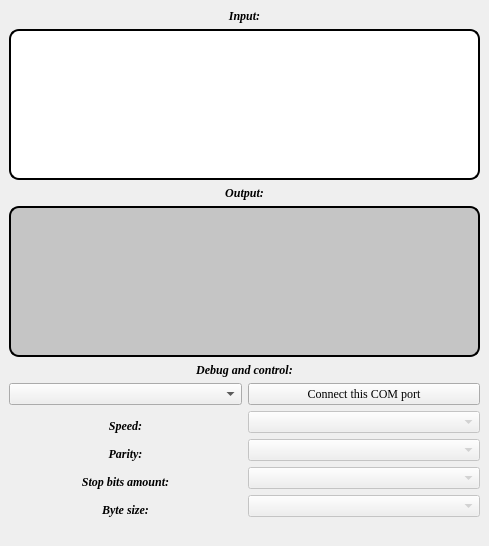
<?xml version="1.0" encoding="UTF-8"?>
<ui version="4.0">
 <class>MainWindow</class>
 <widget class="QMainWindow" name="MainWindow">
  <property name="geometry">
   <rect>
    <x>0</x>
    <y>0</y>
    <width>489</width>
    <height>546</height>
   </rect>
  </property>
  <property name="windowTitle">
   <string>MainWindow</string>
  </property>
  <widget class="QWidget" name="centralwidget">
   <layout class="QGridLayout" name="gridLayout_6">
    <item row="0" column="0">
     <widget class="QLabel" name="inputLabel">
      <property name="font">
       <font>
        <family>Times New Roman</family>
        <pointsize>9</pointsize>
        <weight>75</weight>
        <italic>true</italic>
        <bold>true</bold>
       </font>
      </property>
      <property name="text">
       <string>Input:</string>
      </property>
      <property name="alignment">
       <set>Qt::AlignCenter</set>
      </property>
     </widget>
    </item>
    <item row="1" column="0">
     <widget class="QTextEdit" name="inputEdit">
      <property name="enabled">
       <bool>false</bool>
      </property>
      <property name="font">
       <font>
        <family>Times New Roman</family>
       </font>
      </property>
      <property name="mouseTracking">
       <bool>false</bool>
      </property>
      <property name="focusPolicy">
       <enum>Qt::StrongFocus</enum>
      </property>
      <property name="contextMenuPolicy">
       <enum>Qt::DefaultContextMenu</enum>
      </property>
      <property name="acceptDrops">
       <bool>false</bool>
      </property>
      <property name="styleSheet">
       <string notr="true">border: 2px solid;
border-radius:10px;
background-color: rgb(255, 255, 255);
</string>
      </property>
      <property name="textInteractionFlags">
       <set>Qt::TextEditorInteraction</set>
      </property>
     </widget>
    </item>
    <item row="2" column="0">
     <widget class="QLabel" name="outputLabel">
      <property name="font">
       <font>
        <family>Times New Roman</family>
        <pointsize>9</pointsize>
        <weight>75</weight>
        <italic>true</italic>
        <bold>true</bold>
       </font>
      </property>
      <property name="text">
       <string>Output:</string>
      </property>
      <property name="alignment">
       <set>Qt::AlignCenter</set>
      </property>
     </widget>
    </item>
    <item row="3" column="0">
     <widget class="QTextEdit" name="outputEdit">
      <property name="font">
       <font>
        <family>Times New Roman</family>
       </font>
      </property>
      <property name="autoFillBackground">
       <bool>false</bool>
      </property>
      <property name="styleSheet">
       <string notr="true">background-color : rgb(197, 197, 197);
border: 2px solid;
border-radius:10px;</string>
      </property>
      <property name="readOnly">
       <bool>true</bool>
      </property>
     </widget>
    </item>
    <item row="4" column="0">
     <layout class="QGridLayout" name="gridLayout_5">
      <item row="0" column="0" colspan="2">
       <widget class="QLabel" name="controlAndDebugLabel">
        <property name="font">
         <font>
          <family>Times New Roman</family>
          <pointsize>9</pointsize>
          <weight>75</weight>
          <italic>true</italic>
          <bold>true</bold>
         </font>
        </property>
        <property name="text">
         <string>Debug and control:</string>
        </property>
        <property name="alignment">
         <set>Qt::AlignCenter</set>
        </property>
       </widget>
      </item>
      <item row="1" column="0" colspan="2">
       <layout class="QGridLayout" name="gridLayout">
        <item row="1" column="0">
         <widget class="QLabel" name="speedLabel">
          <property name="font">
           <font>
            <family>Times New Roman</family>
            <pointsize>9</pointsize>
            <weight>75</weight>
            <italic>true</italic>
            <bold>true</bold>
           </font>
          </property>
          <property name="text">
           <string>Speed:</string>
          </property>
          <property name="alignment">
           <set>Qt::AlignBottom|Qt::AlignHCenter</set>
          </property>
         </widget>
        </item>
        <item row="1" column="1">
         <widget class="QComboBox" name="speedList">
          <property name="enabled">
           <bool>false</bool>
          </property>
         </widget>
        </item>
        <item row="0" column="0">
         <widget class="QComboBox" name="availableComPortsList"/>
        </item>
        <item row="0" column="1">
         <widget class="QPushButton" name="selectComPortButton">
          <property name="font">
           <font>
            <family>Times New Roman</family>
            <pointsize>9</pointsize>
           </font>
          </property>
          <property name="styleSheet">
           <string notr="true"/>
          </property>
          <property name="text">
           <string>Connect this COM port</string>
          </property>
         </widget>
        </item>
       </layout>
      </item>
      <item row="2" column="0" colspan="2">
       <layout class="QGridLayout" name="gridLayout_2">
        <item row="0" column="0">
         <widget class="QLabel" name="parityLabel">
          <property name="font">
           <font>
            <family>Times New Roman</family>
            <pointsize>9</pointsize>
            <weight>75</weight>
            <italic>true</italic>
            <bold>true</bold>
           </font>
          </property>
          <property name="text">
           <string>Parity:</string>
          </property>
          <property name="alignment">
           <set>Qt::AlignBottom|Qt::AlignHCenter</set>
          </property>
         </widget>
        </item>
        <item row="0" column="1">
         <widget class="QComboBox" name="parityList">
          <property name="enabled">
           <bool>false</bool>
          </property>
         </widget>
        </item>
       </layout>
      </item>
      <item row="4" column="0" colspan="2">
       <layout class="QGridLayout" name="gridLayout_4">
        <item row="0" column="1">
         <widget class="QComboBox" name="byteSizeList">
          <property name="enabled">
           <bool>false</bool>
          </property>
         </widget>
        </item>
        <item row="1" column="1">
         <widget class="QLabel" name="stateValueLabel">
          <property name="font">
           <font>
            <family>Times New Roman</family>
           </font>
          </property>
          <property name="text">
           <string/>
          </property>
          <property name="alignment">
           <set>Qt::AlignCenter</set>
          </property>
         </widget>
        </item>
        <item row="0" column="0">
         <widget class="QLabel" name="byteSizeLabel">
          <property name="font">
           <font>
            <family>Times New Roman</family>
            <pointsize>9</pointsize>
            <weight>75</weight>
            <italic>true</italic>
            <bold>true</bold>
           </font>
          </property>
          <property name="text">
           <string>Byte size:</string>
          </property>
          <property name="alignment">
           <set>Qt::AlignBottom|Qt::AlignHCenter</set>
          </property>
         </widget>
        </item>
       </layout>
      </item>
      <item row="3" column="0" colspan="2">
       <layout class="QGridLayout" name="gridLayout_3">
        <item row="0" column="0">
         <widget class="QLabel" name="stopBitsLabel">
          <property name="font">
           <font>
            <family>Times New Roman</family>
            <pointsize>9</pointsize>
            <weight>75</weight>
            <italic>true</italic>
            <bold>true</bold>
           </font>
          </property>
          <property name="text">
           <string>Stop bits amount:</string>
          </property>
          <property name="alignment">
           <set>Qt::AlignBottom|Qt::AlignHCenter</set>
          </property>
         </widget>
        </item>
        <item row="0" column="1">
         <widget class="QComboBox" name="stopBitsList">
          <property name="enabled">
           <bool>false</bool>
          </property>
         </widget>
        </item>
       </layout>
      </item>
     </layout>
    </item>
   </layout>
  </widget>
 </widget>
 <resources/>
 <connections/>
</ui>
